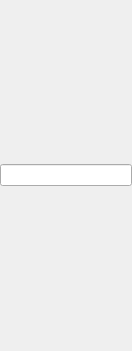
<?xml version="1.0" encoding="UTF-8"?>
<ui version="4.0">
 <class>ToolMatrixWidget</class>
 <widget class="QWidget" name="ToolMatrixWidget">
  <property name="geometry">
   <rect>
    <x>0</x>
    <y>0</y>
    <width>132</width>
    <height>351</height>
   </rect>
  </property>
  <layout class="QVBoxLayout" name="VerticalLayout">
   <property name="spacing">
    <number>0</number>
   </property>
   <property name="leftMargin">
    <number>0</number>
   </property>
   <property name="topMargin">
    <number>0</number>
   </property>
   <property name="rightMargin">
    <number>0</number>
   </property>
   <property name="bottomMargin">
    <number>0</number>
   </property>
   <item>
    <widget class="QLineEdit" name="Filter"/>
   </item>
  </layout>
 </widget>
 <resources/>
 <connections/>
</ui>
